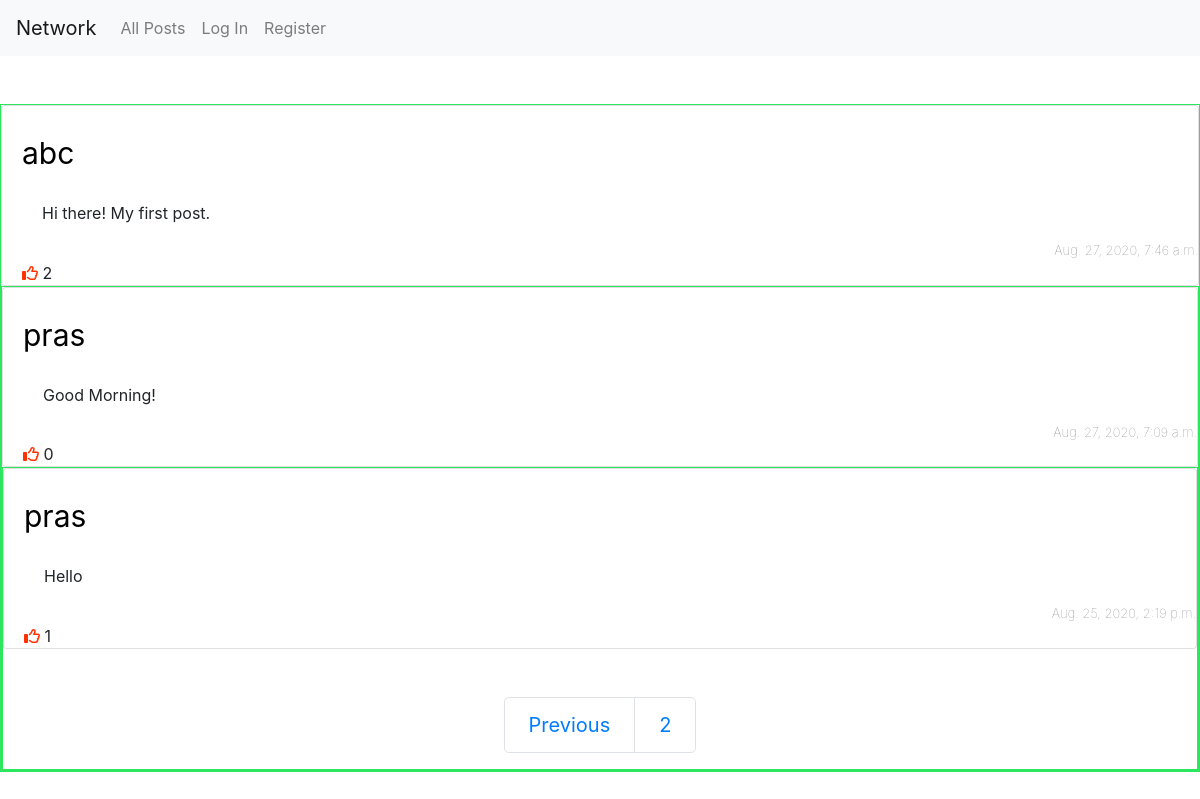
Screenshot of /?page=2 with the database file from the repository.
### network/models.py (models this page shows, shortened)
class Post(models.Model):
    text = models.CharField(max_length=280,null=True)
    timestamp = models.DateTimeField(auto_now_add=True)
    user = models.ForeignKey(User, on_delete=models.CASCADE, related_name='posts')
    def get_likes(self):
        return Likes.objects.filter(post=self.id).count()

class User(AbstractUser):
    followers = models.ManyToManyField('self', symmetrical=False, related_name='following', blank=True)

### network/views.py (the view, shortened to what this page needs)
# urls.py: path("", views.index, name="index"),
def index(request):
    posts = Post.objects.all().order_by("-timestamp")
    paginator = Paginator(posts, 10)
    try:
        page_number = request.GET.get('page')
        page_obj = paginator.get_page(page_number)
    except:
        page_obj = paginator.get_page(1)
    try:
        likes = request.user.user.all().values_list('post', flat=True)
    except:
        likes = []
    return render(request, "network/index.html", {
        'textForm': textForm(),
        'page_obj': page_obj,
        'likes':likes
    })

### network/templates/network/index.html (shortened to what this page needs)
{% extends "network/layout.html" %}
{% block body %}
    {% include "network/posts.html" %}
{% endblock %}

### network/templates/network/posts.html (shortened to what this page needs)
{% load static %}
{% for post in page_obj %}
    <div id='post{{ post.id }}' class='post-box'>
        <div class='card post-card'>
            <div class='card-body'>
                <a class='post-user navbar-brand' href="{% url 'user' post.user.id %}">{{ post.user }}</a>
            </div>
            <p id='text{{ post.id }}'class='post-text'>{{ post.text }}</p>
            <div class='post-footer'>
                <div class='post-date'>{{ post.timestamp}}</div>
            <div class='likes-wrapper'>
                {% if user.is_authenticated %}
                    {% if post.id in likes %}
                        <button class='like-btn' data-id='{{ post.id }}' type='button'><i class="fas fa-thumbs-up"></i></button>
                    {% else %}
                        <button class='like-btn' data-id='{{ post.id }}' type='button'><i class="far fa-thumbs-up"></i></button>
                    {% endif %}
                {% else %}
                    <inline class='like-btn'><i class="far fa-thumbs-up"></i></inline>
                {% endif %}
                <inline id='like-count{{ post.id }}'>{{ post.get_likes }}</inline>
            </div>
        </div>
    </div>
{% empty %}
    <p>No Posts!</p>
{% endfor %}
<br><br>
{% include "network/paginator.html" %}

### network/static/network/styles.css (style rules this page uses)
.post-box { border: 1px solid #2ce65d; }
a { color: black; text-decoration: none; }
.post-text { word-wrap: break-word; white-space: pre-wrap; margin-left: 40px; }
.post-user { font-size: 30px; text-decoration: none ; align-items: center; }
.post-date { color: gray; font-size: small; font-weight: lighter; text-align: right; }
.like-btn { color:#ff3300; background: white; border: none; margin-left: 20px; }

### rows the page displays
Post: user "abc", text "Hi there! My first post.", timestamp "Aug. 27, 2020, 7:46 a.m.", get_likes "2"
Post: user "pras", text "Good Morning!", timestamp "Aug. 27, 2020, 7:09 a.m.", get_likes "0"
Post: user "pras", text "Hello", timestamp "Aug. 25, 2020, 2:19 p.m.", get_likes "1"

### other values shown
{{ page_obj.number }} "2"
